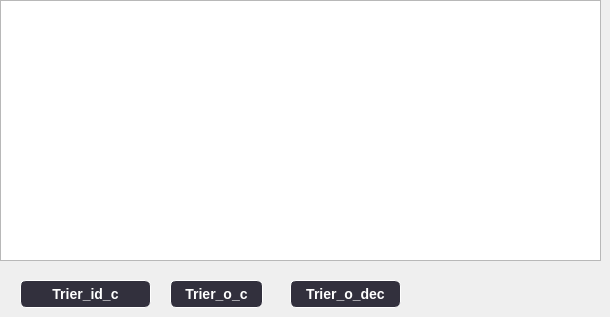
      <widget class="QWidget" name="Afficher_2">
       <attribute name="title">
        <string>Afficher</string>
       </attribute>
       <widget class="QTableView" name="tab_employe">
        <property name="geometry">
         <rect>
          <x>0</x>
          <y>0</y>
          <width>601</width>
          <height>261</height>
         </rect>
        </property>
        <property name="styleSheet">
         <string notr="true">font: 9pt &quot;Lucida Calligraphy&quot;;</string>
        </property>
       </widget>
       <widget class="QPushButton" name="pb_trier">
        <property name="geometry">
         <rect>
          <x>170</x>
          <y>280</y>
          <width>93</width>
          <height>28</height>
         </rect>
        </property>
        <property name="styleSheet">
         <string notr="true">#pb_trier{
    background-color: #32303D;
    border-style: outset;
    border-width: 1px;
    font: bold 14px;
    color:#ffffff;
    padding: 2px;
	border-radius:6px;
}</string>
        </property>
        <property name="text">
         <string>Trier_o_c</string>
        </property>
       </widget>
       <widget class="QPushButton" name="tri_id_emp">
        <property name="geometry">
         <rect>
          <x>20</x>
          <y>280</y>
          <width>131</width>
          <height>28</height>
         </rect>
        </property>
        <property name="styleSheet">
         <string notr="true">#tri_id_emp{
    background-color: #32303D;
    border-style: outset;
    border-width: 1px;
    font: bold 14px;
    color:#ffffff;
    padding: 2px;
	border-radius:6px;
}</string>
        </property>
        <property name="text">
         <string>Trier_id_c</string>
        </property>
       </widget>
       <widget class="QPushButton" name="pb_trier_2">
        <property name="geometry">
         <rect>
          <x>290</x>
          <y>280</y>
          <width>111</width>
          <height>28</height>
         </rect>
        </property>
        <property name="styleSheet">
         <string notr="true">#pb_trier_2{
    background-color: #32303D;
    border-style: outset;
    border-width: 1px;
    font: bold 14px;
    color:#ffffff;
    padding: 2px;
	border-radius:6px;
}</string>
        </property>
        <property name="text">
         <string>Trier_o_dec</string>
        </property>
       </widget>
      </widget>
